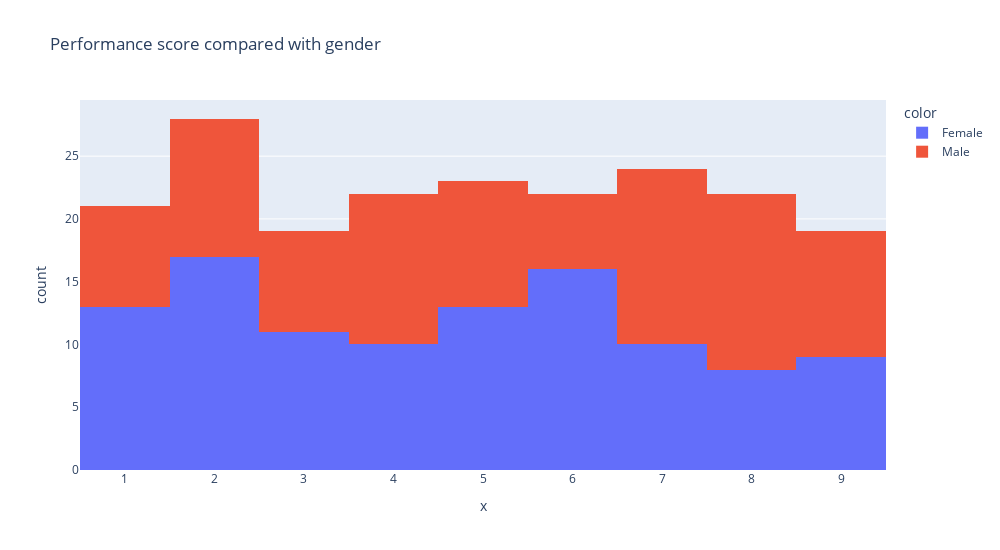

This figure's notebook cell:
### Code cell
fig=px.histogram(x=df.Fatigue_Score,color=df.Gender,title='Fatigue score compared with gender')
fig.update_layout(width=1000,height=550)
fig.show()

### Figure 1 — Plotly figure (JSON) as saved in the notebook; plotly's stock layout.template omitted (floating-point values rounded to 4 significant figures)
{"data": [{"alignmentgroup": "True", "bingroup": "x", "hovertemplate": "color=Female<br>x=%{x}<br>count=%{y}<extra></extra>", "legendgroup": "Female", "marker": {"color": "#636efa", "pattern": {"shape": ""}}, "name": "Female", "offsetgroup": "Female", "orientation": "v", "showlegend": true, "type": "histogram", "x": [1, 7, 2, 6, 7, 2, 2, 7, 1, 3, 6, 6, 9, 4, 4, 9, 2, 9, 4, 8, 7, 3, 2, 6, 2, 6, 8, 3, 3, 3, 6, 7, 5, 2, 1, 3, 9, 2, 4, 6, 3, 3, 6, 3, 2, 5, 8, 7, 5, 6, 9, 6, 8, 4, 2, 1, 9, 2, 5, 1, 8, 7, 1, 5, 8, 6, 4, 5, 5, 1, 6, 2, 9, 1, 7, 3, 6, 5, 5, 1, 4, 5, 2, 9, 6, 4, 4, 2, 7, 8, 5, 1, 6, 5, 6, 2, 1, 7, 2, 2, 8, 9, 4, 1, 1, 3, 5], "xaxis": "x", "yaxis": "y"}, {"alignmentgroup": "True", "bingroup": "x", "hovertemplate": "color=Male<br>x=%{x}<br>count=%{y}<extra></extra>", "legendgroup": "Male", "marker": {"color": "#EF553B", "pattern": {"shape": ""}}, "name": "Male", "offsetgroup": "Male", "orientation": "v", "showlegend": true, "type": "histogram", "x": [4, 6, 8, 9, 9, 7, 2, 8, 8, 2, 7, 4, 6, 6, 3, 6, 7, 3, 3, 7, 5, 7, 3, 5, 9, 1, 1, 5, 8, 4, 4, 4, 8, 4, 5, 4, 2, 2, 7, 8, 1, 3, 4, 7, 2, 5, 7, 9, 7, 6, 9, 3, 5, 8, 4, 3, 6, 9, 4, 1, 9, 9, 5, 1, 8, 8, 4, 2, 5, 4, 5, 1, 3, 8, 2, 2, 9, 7, 8, 2, 7, 7, 2, 7, 8, 7, 1, 8, 8, 1, 5, 9, 2], "xaxis": "x", "yaxis": "y"}], "layout": {"barmode": "relative", "height": 550, "legend": {"title": {"text": "color"}, "tracegroupgap": 0}, "title": {"text": "Performance score compared with gender"}, "width": 1000, "xaxis": {"anchor": "y", "autorange": true, "domain": [0, 1], "range": [0.5, 9.5], "title": {"text": "x"}, "type": "linear"}, "yaxis": {"anchor": "x", "autorange": true, "domain": [0, 1], "range": [0, 29.47], "title": {"text": "count"}}}}
